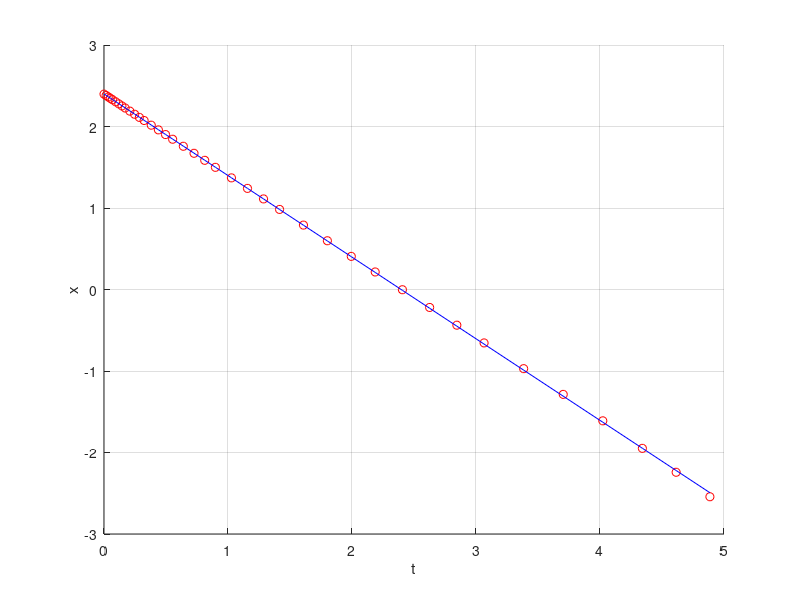

Reproduce this figure in MATLAB.


rhs = @(t, x) 2*sin(t) - x;

% x0_list = [-10:10];
hold on
grid on
% 
% for x0 = x0_list
%     [t, x] = ode45(rhs, [0, 6*pi], x0);
%     plot(t, x)
% end
% 
xlabel('t')
ylabel('x')


[t, x] = ode45(rhs, [0, 6*pi], 10);

ind = t > 5;
tt = t(ind);
xx = x(ind);

% plot(tt, xx)

A = [cos(tt) sin(tt)];
v = linsolve(A, xx);

ind = t < 5;
tt = t(ind);
xx = x(ind);

A = [cos(tt) sin(tt)];
yy = xx - A*v;

% plot(tt, yy)

zz = log(yy);
p = polyfit(tt, zz, 1);

plot(tt, zz, 'ro')
plot(tt, polyval(p, tt), 'b-')
